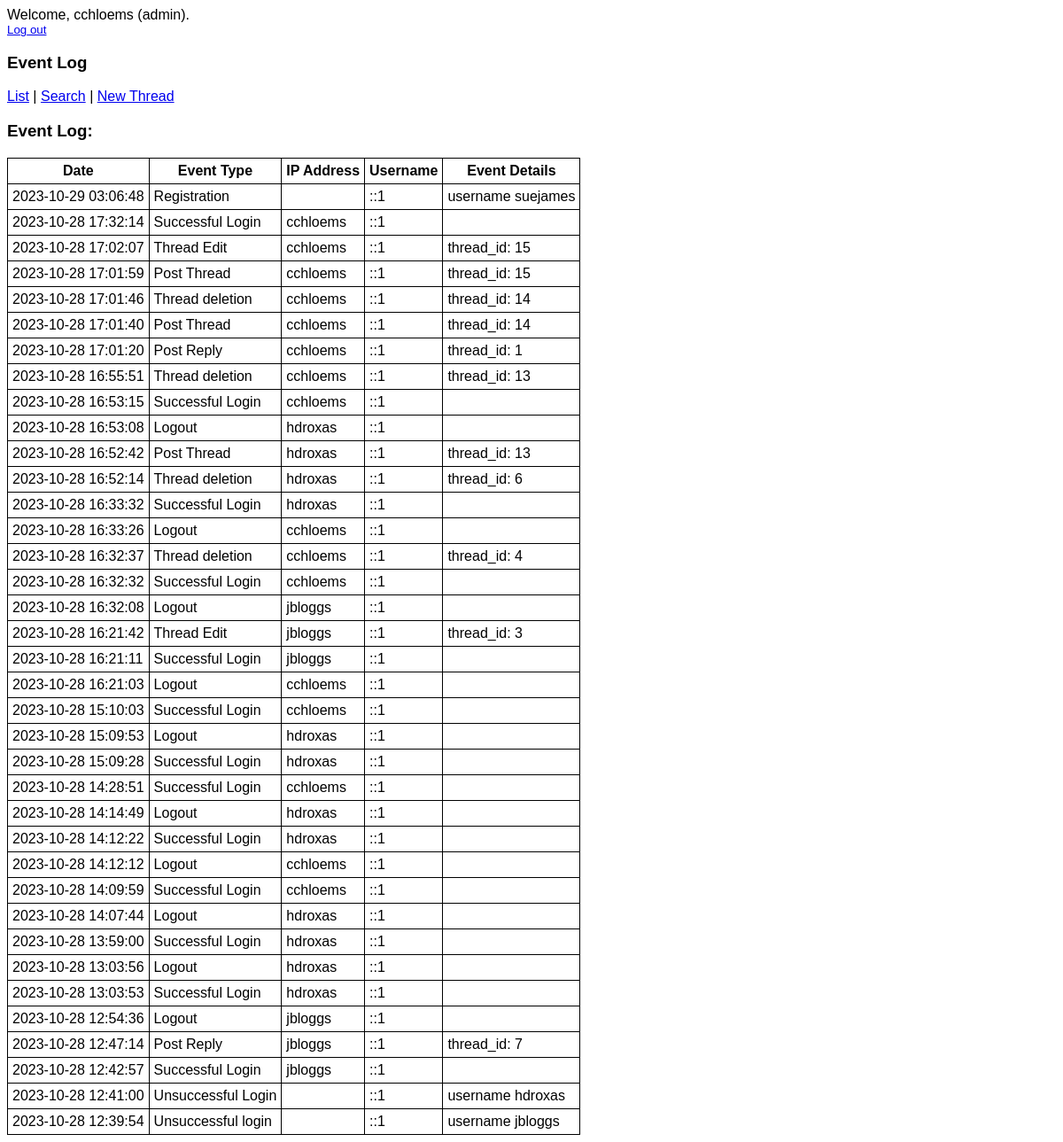
The page /event_log.php (signed in) on the database its author committed.
### tables this page shows
CREATE TABLE `log` (
  `log_id` int(11) NOT NULL,
  `event_type` varchar(255) NOT NULL,
  `username` varchar(50) DEFAULT NULL,
  `ip_address` varchar(255) NOT NULL,
  `log_date` timestamp NOT NULL DEFAULT current_timestamp(),
  `event_details` varchar(255) DEFAULT NULL
);

### event_log.php (the view, shortened to what this page needs)
<?php
require 'db_connect.php';
if (!isset($_SESSION['uname'])) {
    header('Location: login.php');
    exit;
} else{
    echo '<p>Welcome, '.$_SESSION['uname'].' ('.$_SESSION['level'].').';
    echo '<br /><small><a href="logout.php">Log out</a></small></p>';
}
?>
<!DOCTYPE HTML>
<html>
<head>
    <link rel="stylesheet" type="text/css" href="forum_stylesheet.css" />
</head>
<body>
<h3>Event Log</h3>
    <p><a href="list_threads.php">List</a> | <a href="search_threads.php">Search</a>
    <?php
    if (isset($_SESSION['uname'])) {
      echo '| <a href="new_thread_form.php"> New Thread </a>';
    }
    ?>
<h3>Event Log:</h3>
<?php
$stmt = $db->prepare('select * from log order by log_date desc');
$stmt->execute();
$list = $stmt->fetchAll();
?>
<table>
    <tr>
        <th>Date</th>
        <th>Event Type</th>
        <th>IP Address</th>
        <th>Username</th>
        <th>Event Details</th>
    </tr>
    <?php if (!empty($list)) :?>
        <?php foreach ($list as $v):?>
            <tr>
                <td><?php echo $v['log_date'];?></td>
                <td><?php echo nl2br(htmlentities($v['event_type']));?></td>
                <td><?php echo nl2br(htmlentities($v['username']));?></td>
                <td><?php echo $v['ip_address'];?></td>
                <td><?php echo nl2br(htmlentities($v['event_details']));?></td>
            </tr>
        <?php endforeach;?>
    <?php else:?>
        <tr>
            <td colspan="4">No data!</td>
        </tr>
    <?php endif;?>
</table>
</body>
</html>

### forum_stylesheet.css (style rules this page uses)
* { font-family: Arial }
table { border-collapse: collapse; }
th, td { border: 1px solid black; padding: 5px; }
small { color: #FF0000; }

### event_log.php (style rules this page uses)
table { border-collapse: collapse; }
td, th { border: 1px solid black; padding: 5px; }

### rows shown on the page
log: log_date "2023-10-29 03:06:48", event_type "Registration", ip_address "::1", event_details "username suejames"
log: log_date "2023-10-28 17:32:14", event_type "Successful Login", username "cchloems", ip_address "::1"
log: log_date "2023-10-28 17:02:07", event_type "Thread Edit", username "cchloems", ip_address "::1", event_details "thread_id: 15"
log: log_date "2023-10-28 17:01:59", event_type "Post Thread", username "cchloems", ip_address "::1", event_details "thread_id: 15"
log: log_date "2023-10-28 17:01:46", event_type "Thread deletion", username "cchloems", ip_address "::1", event_details "thread_id: 14"
log: log_date "2023-10-28 17:01:40", event_type "Post Thread", username "cchloems", ip_address "::1", event_details "thread_id: 14"
log: log_date "2023-10-28 17:01:20", event_type "Post Reply", username "cchloems", ip_address "::1", event_details "thread_id: 1"
log: log_date "2023-10-28 16:55:51", event_type "Thread deletion", username "cchloems", ip_address "::1", event_details "thread_id: 13"
log: log_date "2023-10-28 16:53:15", event_type "Successful Login", username "cchloems", ip_address "::1"
log: log_date "2023-10-28 16:53:08", event_type "Logout", username "hdroxas", ip_address "::1"
log: log_date "2023-10-28 16:52:42", event_type "Post Thread", username "hdroxas", ip_address "::1", event_details "thread_id: 13"
log: log_date "2023-10-28 16:52:14", event_type "Thread deletion", username "hdroxas", ip_address "::1", event_details "thread_id: 6"
log: log_date "2023-10-28 16:33:32", event_type "Successful Login", username "hdroxas", ip_address "::1"
log: log_date "2023-10-28 16:33:26", event_type "Logout", username "cchloems", ip_address "::1"
log: log_date "2023-10-28 16:32:37", event_type "Thread deletion", username "cchloems", ip_address "::1", event_details "thread_id: 4"
log: log_date "2023-10-28 16:32:32", event_type "Successful Login", username "cchloems", ip_address "::1"
log: log_date "2023-10-28 16:32:08", event_type "Logout", username "jbloggs", ip_address "::1"
log: log_date "2023-10-28 16:21:42", event_type "Thread Edit", username "jbloggs", ip_address "::1", event_details "thread_id: 3"
log: log_date "2023-10-28 16:21:11", event_type "Successful Login", username "jbloggs", ip_address "::1"
log: log_date "2023-10-28 16:21:03", event_type "Logout", username "cchloems", ip_address "::1"
log: log_date "2023-10-28 15:10:03", event_type "Successful Login", username "cchloems", ip_address "::1"
log: log_date "2023-10-28 15:09:53", event_type "Logout", username "hdroxas", ip_address "::1"
log: log_date "2023-10-28 15:09:28", event_type "Successful Login", username "hdroxas", ip_address "::1"
log: log_date "2023-10-28 14:28:51", event_type "Successful Login", username "cchloems", ip_address "::1"
log: log_date "2023-10-28 14:14:49", event_type "Logout", username "hdroxas", ip_address "::1"
log: log_date "2023-10-28 14:12:22", event_type "Successful Login", username "hdroxas", ip_address "::1"
log: log_date "2023-10-28 14:12:12", event_type "Logout", username "cchloems", ip_address "::1"
log: log_date "2023-10-28 14:09:59", event_type "Successful Login", username "cchloems", ip_address "::1"
log: log_date "2023-10-28 14:07:44", event_type "Logout", username "hdroxas", ip_address "::1"
log: log_date "2023-10-28 13:59:00", event_type "Successful Login", username "hdroxas", ip_address "::1"
log: log_date "2023-10-28 13:03:56", event_type "Logout", username "hdroxas", ip_address "::1"
log: log_date "2023-10-28 13:03:53", event_type "Successful Login", username "hdroxas", ip_address "::1"
log: log_date "2023-10-28 12:54:36", event_type "Logout", username "jbloggs", ip_address "::1"
log: log_date "2023-10-28 12:47:14", event_type "Post Reply", username "jbloggs", ip_address "::1", event_details "thread_id: 7"
log: log_date "2023-10-28 12:42:57", event_type "Successful Login", username "jbloggs", ip_address "::1"
log: log_date "2023-10-28 12:41:00", event_type "Unsuccessful Login", ip_address "::1", event_details "username hdroxas"
log: log_date "2023-10-28 12:39:54", event_type "Unsuccessful login", ip_address "::1", event_details "username jbloggs"

### other values the page prints
$_SESSION['uname'] "cchloems"
$_SESSION['level'] "admin"
